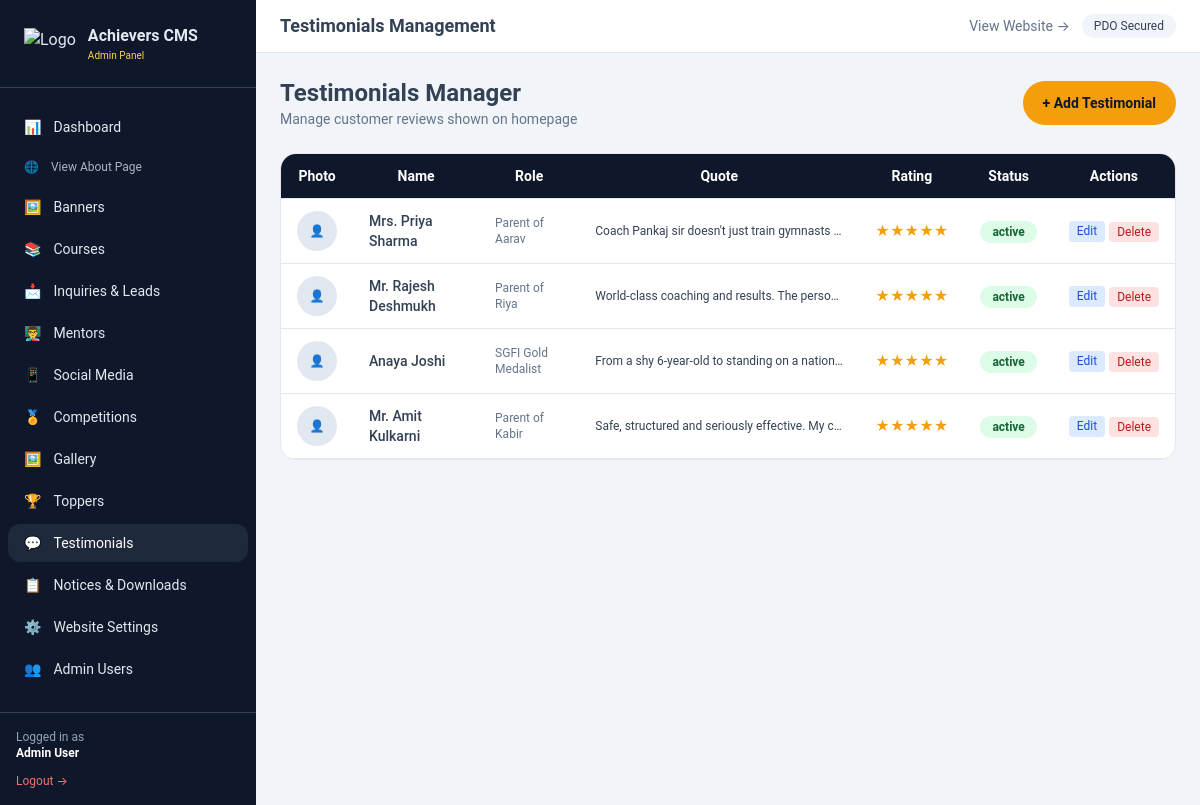
Screenshot of /admin/testimonials.php (signed in) with the database file from the repository.
### tables this page shows
CREATE TABLE testimonials (
    id INT AUTO_INCREMENT PRIMARY KEY,
    name VARCHAR(100) NOT NULL,
    role VARCHAR(150),
    quote TEXT NOT NULL,
    rating TINYINT(1) DEFAULT 5 CHECK (rating BETWEEN 1 AND 5),
    photo VARCHAR(255),
    status ENUM('active','inactive') DEFAULT 'active',
    created_at TIMESTAMP DEFAULT CURRENT_TIMESTAMP
);

### includes/db.php (called while the page is built, shortened)
<?php
$host = 'localhost';
$dbname = 'achievers_cms';
$username = 'root';
$password = '';
try {
    $pdo = new PDO("mysql:host=$host;dbname=$dbname;charset=utf8mb4", $username, $password, [
        PDO::ATTR_ERRMODE => PDO::ERRMODE_EXCEPTION,
        PDO::ATTR_DEFAULT_FETCH_MODE => PDO::FETCH_ASSOC,
        PDO::ATTR_EMULATE_PREPARES => false,
    ]);
} catch (PDOException $e) {
    die("Database connection failed: " . $e->getMessage());
}
function db_query($sql, $params = []) {
    global $pdo;
    $stmt = $pdo->prepare($sql);
    $stmt->execute($params);
    return $stmt;
}
function db_get_all($sql, $params = []) {
    return db_query($sql, $params)->fetchAll();
}
?>

### admin/testimonials.php (the view, shortened to what this page needs)
<?php
require_once __DIR__ . '/includes/admin_header.php';
$testimonials = db_get_all("SELECT * FROM testimonials ORDER BY created_at DESC");
?>
<div>
    <div class="flex justify-between items-center mb-6">
        <div>
            <h2 class="text-2xl font-bold">Testimonials Manager</h2>
            <p class="text-sm text-slate-500">Manage customer reviews shown on homepage</p>
        </div>
        <a href="?action=add" class="btn-accent px-5 py-2 text-sm">+ Add Testimonial</a>
    </div>
    <div class="bg-white rounded-2xl border overflow-hidden">
        <table class="admin-table w-full text-sm">
            <thead>
                <tr>
                    <th class="w-12">Photo</th>
                    <th>Name</th>
                    <th>Role</th>
                    <th>Quote</th>
                    <th class="text-center">Rating</th>
                    <th>Status</th>
                    <th class="w-28">Actions</th>
                </tr>
            </thead>
            <tbody>
                <?php if (empty($testimonials)): ?>
                    <tr><td colspan="7" class="p-8 text-center text-slate-400">No testimonials yet. Click "+ Add Testimonial" to create one.</td></tr>
                <?php else: ?>
                    <?php foreach ($testimonials as $t): ?>
                    <tr>
                        <td>
                            <?php if (!empty($t['photo'])): ?>
                                <img src="<?= htmlspecialchars($t['photo']) ?>" class="w-10 h-10 object-cover rounded-full border">
                            <?php else: ?>
                                <div class="w-10 h-10 bg-slate-200 rounded-full flex items-center justify-center text-slate-400 text-xs">👤</div>
                            <?php endif; ?>
                        </td>
                        <td class="font-medium"><?= htmlspecialchars($t['name']) ?></td>
                        <td class="text-xs text-slate-500"><?= htmlspecialchars($t['role']) ?></td>
                        <td class="text-xs max-w-[280px] truncate"><?= htmlspecialchars(substr($t['quote'], 0, 80)) ?>...</td>
                        <td class="text-center text-amber-500">
                            <?= str_repeat('★', $t['rating']) ?>
                        </td>
                        <td><?= get_status_badge($t['status']) ?></td>
                        <td>
                            <div class="flex gap-1">
                                <a href="?edit=<?= $t['id'] ?>" class="px-2 py-0.5 text-xs bg-blue-100 text-blue-700 rounded">Edit</a>
                                <form method="POST" onsubmit="return confirm('Delete this testimonial?')" class="inline">
                                    <button class="px-2 py-0.5 text-xs bg-red-100 text-red-700 rounded">Delete</button>
                                </form>
                            </div>
                        </td>
                    </tr>
                    <?php endforeach; ?>
                <?php endif; ?>
            </tbody>
        </table>
    </div>
</div>
<?php require_once __DIR__ . '/includes/admin_footer.php'; ?>

### includes/functions.php (shortened to what this page needs)
<?php
function get_status_badge($status) {
    $colors = [
        'active' => 'bg-green-100 text-green-800',
        'inactive' => 'bg-gray-100 text-gray-800',
        'Pending' => 'bg-yellow-100 text-yellow-800',
        'Contacted' => 'bg-blue-100 text-blue-800',
        'Enrolled' => 'bg-green-100 text-green-800',
        'Closed' => 'bg-gray-200 text-gray-700',
        'published' => 'bg-green-100 text-green-800',
        'unpublished' => 'bg-red-100 text-red-800',
    ];
    $class = $colors[$status] ?? 'bg-gray-100 text-gray-800';
    return "<span class='px-3 py-1 rounded-full text-xs font-semibold $class'>$status</span>";
}
?>

### assets/css/style.css (style rules this page uses)
:root { --primary: #0f172a; --accent: #f59e0b; --gold: #fbbf24; }
* { box-sizing: border-box; }
body { font-family: 'Poppins', 'Roboto', 'Open Sans', system-ui, -apple-system, BlinkMacSystemFont, "Segoe UI", sans-serif; line-height: 1.6; color: #334155; }
h1, h2, h3 { font-weight: 700; }
.btn-accent { background: #f59e0b; color: #0f172a; padding: 12px 26px; border-radius: 9999px; font-weight: 600; }
.admin-table th { background: #0f172a; color: white; font-weight: 600; }
.admin-table td, .admin-table th { padding: 12px 16px; border-bottom: 1px solid #e2e8f0; }
.nav-link, .btn-primary, .btn-accent { min-height: 44px; display: inline-flex; align-items: center; justify-content: center; }

### rows the page displays
testimonials: name "Mrs. Priya Sharma", role "Parent of Aarav", quote "Coach Pankaj sir doesn't just train gymnasts…", rating "★★★★★", status "active"
testimonials: name "Mr. Rajesh Deshmukh", role "Parent of Riya", quote "World-class coaching and results. The perso…", rating "★★★★★", status "active"
testimonials: name "Anaya Joshi", role "SGFI Gold Medalist", quote "From a shy 6-year-old to standing on a nation…", rating "★★★★★", status "active"
testimonials: name "Mr. Amit Kulkarni", role "Parent of Kabir", quote "Safe, structured and seriously effective. My c…", rating "★★★★★", status "active"

### other values shown
$admin_name "Admin User"
str_replace('.php', '', $current_page) "Testimonials"
